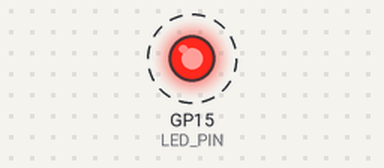
The sketch below on a simulated Raspberry Pi Pico. On the bench: output pins drawn as LEDs (lit = HIGH). Dashed ring = blinking. What the sketch prints to the serial monitor is not drawn.

Above: at 0.2 s.
Timing chart, 0 to 3.0 s (numbered marks = the images above):
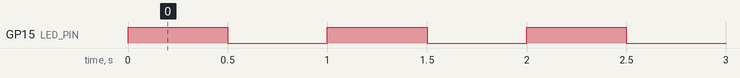

Measured:
- by itself, GP15 (LED_PIN): alternates HIGH for 0.50 s and LOW for 0.50 s

The sketch:

sketch.ino
```cpp
// ------------------------------------------------------------
// Project 01 - LED Blink
// The "Hello, World!" of embedded systems.
//
// Wiring:
//   GP15 (Physical Pin 20) -> 220 ohm resistor -> LED anode (+, long leg)
//   LED cathode (-, short leg) -> GND (Physical Pin 3)
//
// On the Raspberry Pi Pico, the number you use in code is the
// GPIO number: GPIO 15 = physical pin 20. Never mix them up!
// ------------------------------------------------------------

const int LED_PIN = 15;   // GP15, physical pin 20

void setup() {
  pinMode(LED_PIN, OUTPUT);          // GP15 is an OUTPUT
  Serial.begin(115200);              // start the serial console
  Serial.println("Blinking LED on GP15...");
}

void loop() {
  digitalWrite(LED_PIN, HIGH);       // 3.3V on GP15 -> LED ON
  Serial.println("LED ON");
  delay(500);                        // wait 0.5 seconds

  digitalWrite(LED_PIN, LOW);        // 0V on GP15  -> LED OFF
  Serial.println("LED OFF");
  delay(500);
}
```
